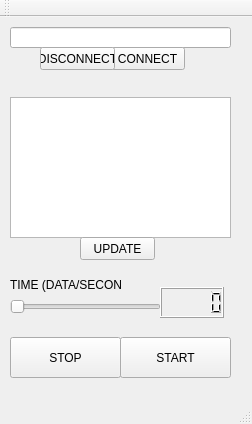
<?xml version="1.0" encoding="UTF-8"?>
<ui version="4.0">
 <class>MainWindow</class>
 <widget class="QMainWindow" name="MainWindow">
  <property name="geometry">
   <rect>
    <x>0</x>
    <y>0</y>
    <width>252</width>
    <height>424</height>
   </rect>
  </property>
  <property name="windowTitle">
   <string>MainWindow</string>
  </property>
  <widget class="QWidget" name="centralWidget">
   <widget class="QPushButton" name="pushButtonStart">
    <property name="geometry">
     <rect>
      <x>120</x>
      <y>320</y>
      <width>111</width>
      <height>41</height>
     </rect>
    </property>
    <property name="text">
     <string>START</string>
    </property>
   </widget>
   <widget class="QLineEdit" name="lineEditIP">
    <property name="geometry">
     <rect>
      <x>10</x>
      <y>10</y>
      <width>221</width>
      <height>21</height>
     </rect>
    </property>
   </widget>
   <widget class="QPushButton" name="pushButtonConnect">
    <property name="geometry">
     <rect>
      <x>110</x>
      <y>30</y>
      <width>75</width>
      <height>23</height>
     </rect>
    </property>
    <property name="text">
     <string>CONNECT</string>
    </property>
   </widget>
   <widget class="QPushButton" name="pushButtonDisconnect">
    <property name="geometry">
     <rect>
      <x>40</x>
      <y>30</y>
      <width>75</width>
      <height>23</height>
     </rect>
    </property>
    <property name="text">
     <string>DISCONNECT</string>
    </property>
   </widget>
   <widget class="QListWidget" name="listWidget">
    <property name="geometry">
     <rect>
      <x>10</x>
      <y>80</y>
      <width>221</width>
      <height>141</height>
     </rect>
    </property>
   </widget>
   <widget class="QPushButton" name="pushButtonUpdate">
    <property name="geometry">
     <rect>
      <x>80</x>
      <y>220</y>
      <width>75</width>
      <height>23</height>
     </rect>
    </property>
    <property name="text">
     <string>UPDATE</string>
    </property>
   </widget>
   <widget class="QSlider" name="horizontalSliderTime">
    <property name="geometry">
     <rect>
      <x>10</x>
      <y>280</y>
      <width>151</width>
      <height>19</height>
     </rect>
    </property>
    <property name="minimum">
     <number>1</number>
    </property>
    <property name="maximum">
     <number>5</number>
    </property>
    <property name="orientation">
     <enum>Qt::Horizontal</enum>
    </property>
   </widget>
   <widget class="QLCDNumber" name="lcdNumberTime">
    <property name="geometry">
     <rect>
      <x>160</x>
      <y>270</y>
      <width>64</width>
      <height>31</height>
     </rect>
    </property>
   </widget>
   <widget class="QLabel" name="label">
    <property name="geometry">
     <rect>
      <x>10</x>
      <y>260</y>
      <width>111</width>
      <height>16</height>
     </rect>
    </property>
    <property name="text">
     <string>TIME (DATA/SECOND):</string>
    </property>
   </widget>
   <widget class="QPushButton" name="pushButtonStop">
    <property name="geometry">
     <rect>
      <x>10</x>
      <y>320</y>
      <width>111</width>
      <height>41</height>
     </rect>
    </property>
    <property name="text">
     <string>STOP</string>
    </property>
   </widget>
  </widget>
  <widget class="QMenuBar" name="menuBar">
   <property name="geometry">
    <rect>
     <x>0</x>
     <y>0</y>
     <width>252</width>
     <height>21</height>
    </rect>
   </property>
  </widget>
  <widget class="QToolBar" name="mainToolBar">
   <attribute name="toolBarArea">
    <enum>TopToolBarArea</enum>
   </attribute>
   <attribute name="toolBarBreak">
    <bool>false</bool>
   </attribute>
  </widget>
  <widget class="QStatusBar" name="statusBar"/>
 </widget>
 <layoutdefault spacing="6" margin="11"/>
 <resources/>
 <connections/>
</ui>
